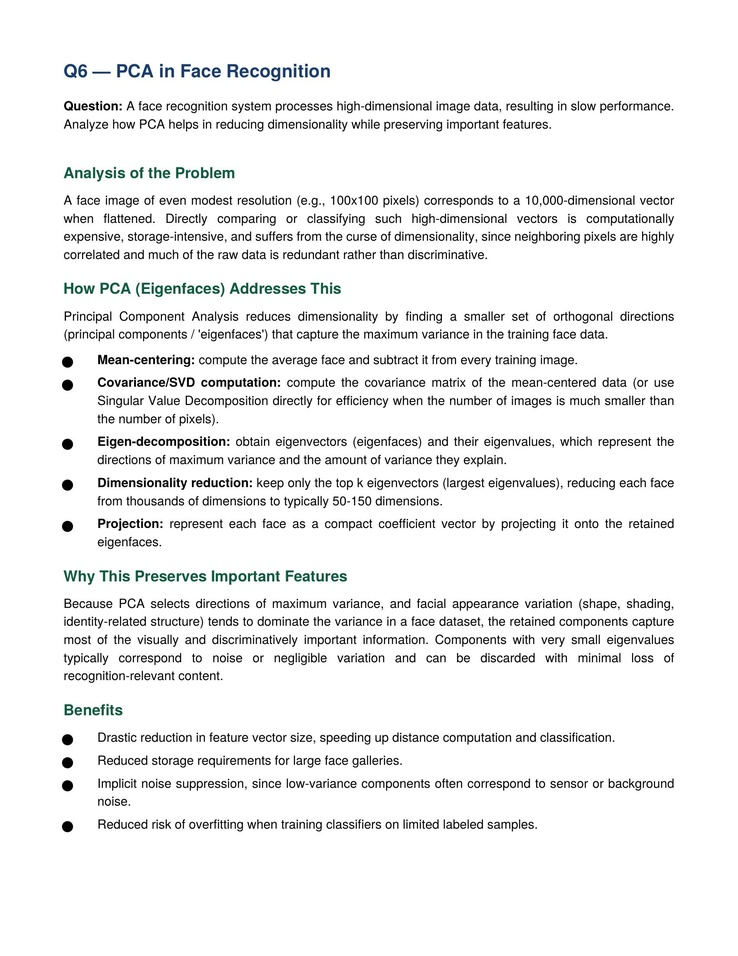
#> input picture CO3/AT2/Q06/Q6.jpg, 738 x 956 px, shrunk from 1700 x 2200 before the run, found by its file name
$ python cv-co1-at1-q18.py
#> lines starting #> are read from the running program, lines starting #| are printed output that depends on the picture
# -*- coding: utf-8 -*-
"""CV-CO1-AT1-Q18.ipynb

Automatically generated by Colab.

Original file is located at
    https://colab.research.google.com/drive/1nwTVXLQIv5-bKIvoE1tmbrRyxFQVOF2Y
"""

# Q18 - Effect of Improper Quantization in Medical Imaging

import cv2
import numpy as np
import matplotlib.pyplot as plt
from google.colab import files

# -----------------------------
# Upload Image
# -----------------------------
uploaded = files.upload()
#> the answer given: Q6.jpg
filename = list(uploaded.keys())[0]

# Read image in grayscale
img = cv2.imread(filename, cv2.IMREAD_GRAYSCALE)
#> img: shape (956, 738); min 0, max 255, mean 240

# -----------------------------
# Quantization Function
# -----------------------------
def quantize(image, levels):
#> called with levels = 64
    step = 256 // levels
    quantized = (image // step) * step
    return quantized.astype(np.uint8)

# Different quantization levels
img_256 = img                    # Original (256 levels)
img_64 = quantize(img, 64)
img_16 = quantize(img, 16)
img_4 = quantize(img, 4)
#> call 3 of quantize, with levels = 4
#> in quantize (call 3), `quantized = (image // step) * step`:
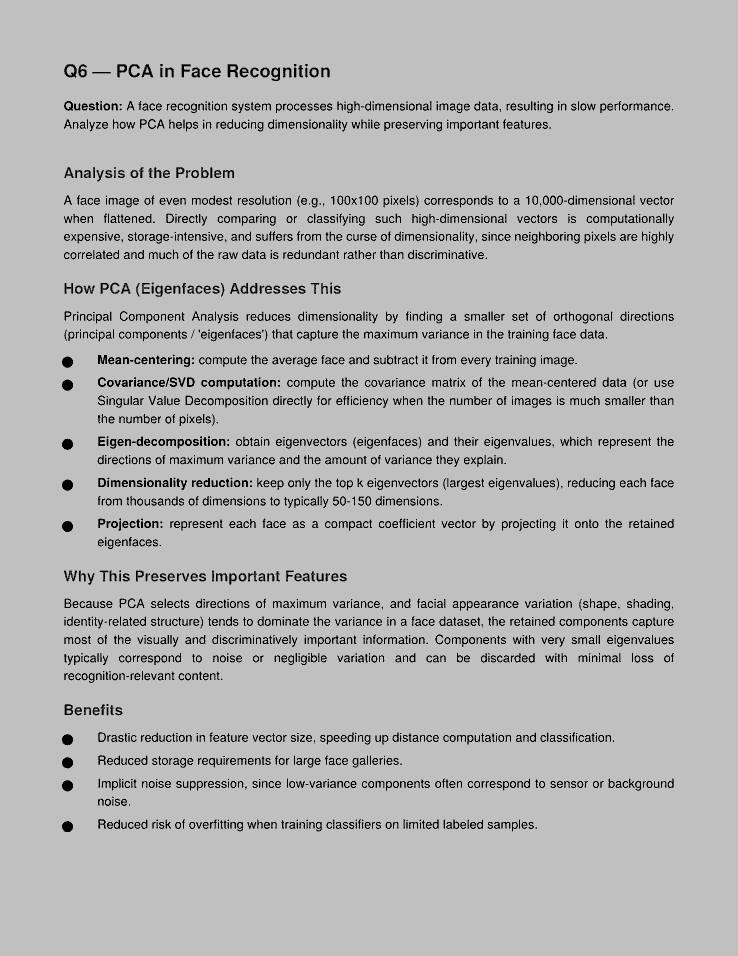
#> quantized: shape (956, 738); min 0, max 192, mean 180.9

# -----------------------------
# Display Images
# -----------------------------
plt.figure(figsize=(15,8))

plt.subplot(2,2,1)
plt.imshow(img_256, cmap='gray')
plt.title("Original (256 Levels)")
plt.axis('off')

plt.subplot(2,2,2)
plt.imshow(img_64, cmap='gray')
plt.title("64 Intensity Levels")
plt.axis('off')

plt.subplot(2,2,3)
plt.imshow(img_16, cmap='gray')
plt.title("16 Intensity Levels")
plt.axis('off')

plt.subplot(2,2,4)
plt.imshow(img_4, cmap='gray')
plt.title("4 Intensity Levels")
plt.axis('off')

plt.tight_layout()
plt.show()
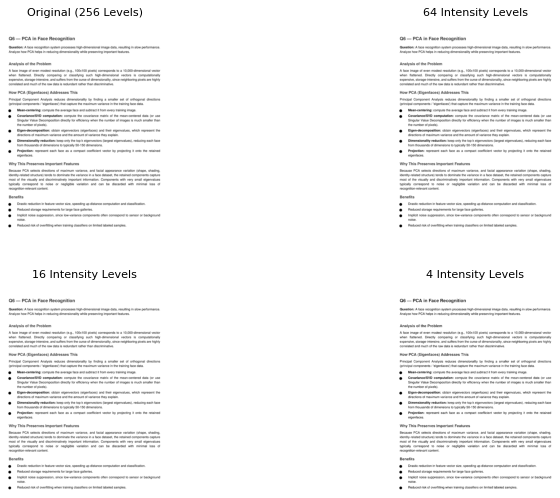
#> figure drawn by matplotlib, 4 panels

# -----------------------------
# Histograms
# -----------------------------
plt.figure(figsize=(12,5))

plt.hist(img.ravel(), bins=256, color='black')
plt.title("Histogram of Original Image")
plt.xlabel("Pixel Intensity")
plt.ylabel("Frequency")
plt.show()
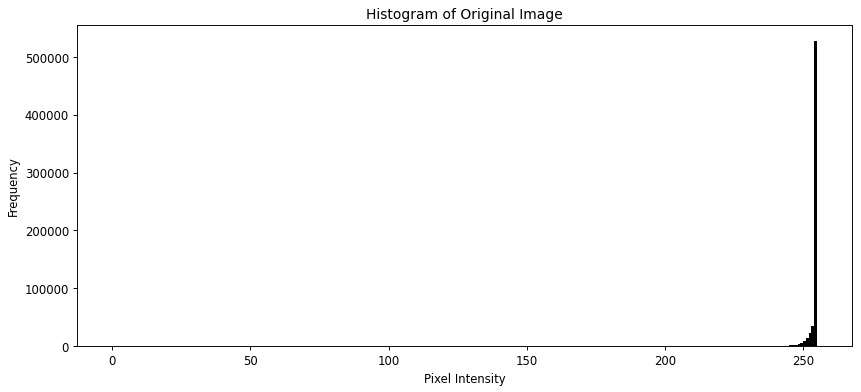
#> figure drawn by matplotlib, 1 panel; tallest bar 528325 high, from x = 254 to 255

plt.figure(figsize=(12,5))

plt.hist(img_4.ravel(), bins=256, color='red')
plt.title("Histogram After 4-Level Quantization")
plt.xlabel("Pixel Intensity")
plt.ylabel("Frequency")
plt.show()
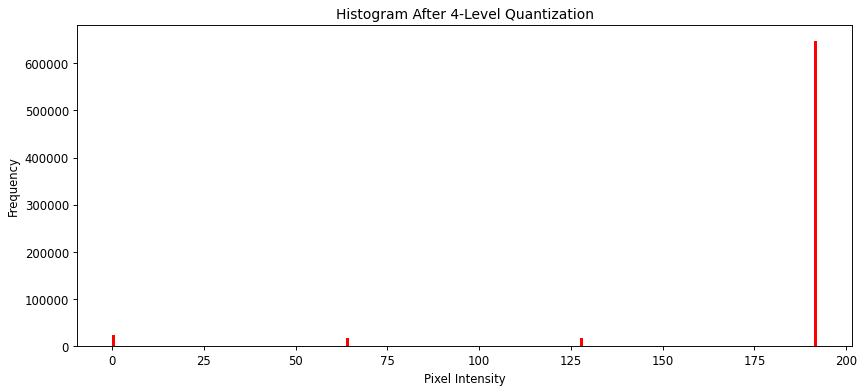
#> figure drawn by matplotlib, 1 panel; tallest bar 647922 high, from x = 191.2 to 192

# -----------------------------
# Explanation
# -----------------------------
print("Medical Imaging Observation:")
print("--------------------------------")
print("• Original image contains 256 intensity levels.")
print("• As quantization levels decrease, fine grayscale differences disappear.")
print("• Important tissues and boundaries become less distinguishable.")
print("• Very low quantization (4 levels) introduces false contours (banding).")
print("• In medical imaging, improper quantization may hide tumors, fractures,")
print("  or other critical diagnostic details.")
print("• Therefore, higher intensity resolution is preferred in medical applications.")
